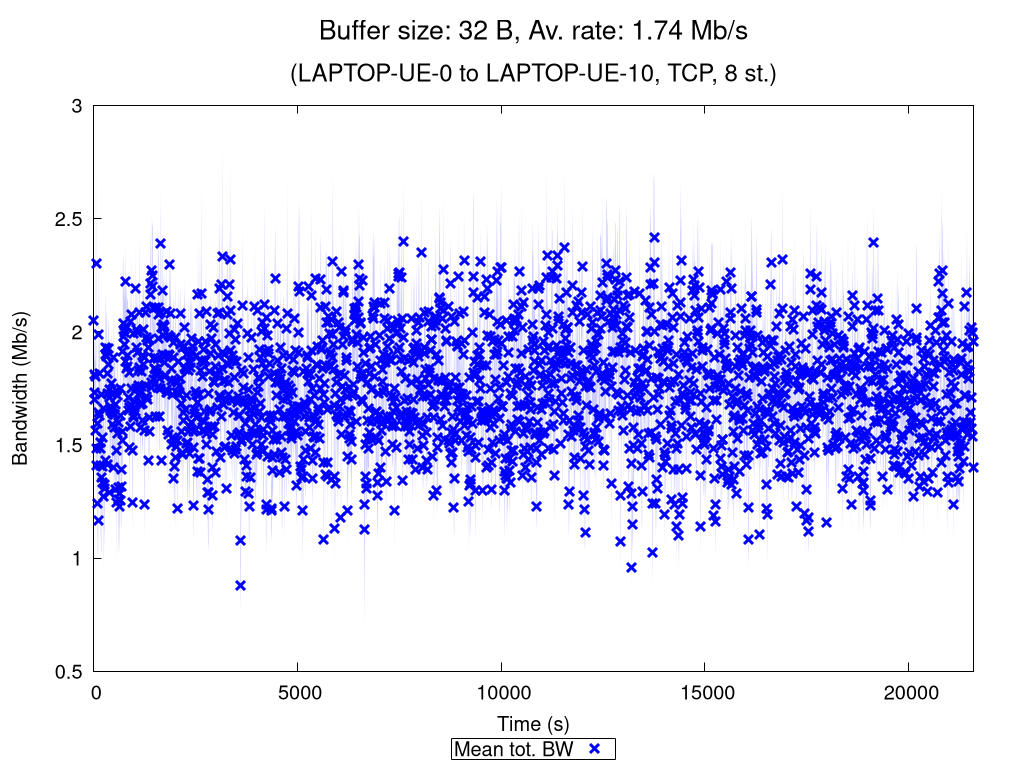

Here is the gnuplot script that generated this plot:
set terminal pngcairo nocrop enhanced size 1024,768 font "Verdana,15"
set output "TCP_8_st_2020_12_05_00-21-22_one2two_00032B.png"

set title "{/=20 Buffer size: 32 B, Av. rate: 1.74 Mb/s}\n\n{/=18 (LAPTOP-UE-0 to LAPTOP-UE-10, TCP, 8 st.)}"

set xlabel "Time (s)"
set ylabel "Bandwidth (Mb/s)"
set ytics nomirror
set key bmargin center horizontal box samplen 1 width -1
set bmargin 4.6
set rmargin 4.5

rf = 1000000.0  # rate factor
set style fill transparent solid 0.2 noborder
set autoscale xfix
plot "TCP_8_st_2020_12_05_00-21-22_one2two_00032B_iperf_processed.dat" using 1:($2/rf-$3/rf):($2/rf+$3/rf) with filledcurves lc rgb "blue" notitle, \
     "" using 1:($2/rf) with points pt 2 ps 1.5 lw 3 lc rgb "blue" title "Mean tot. BW", \
